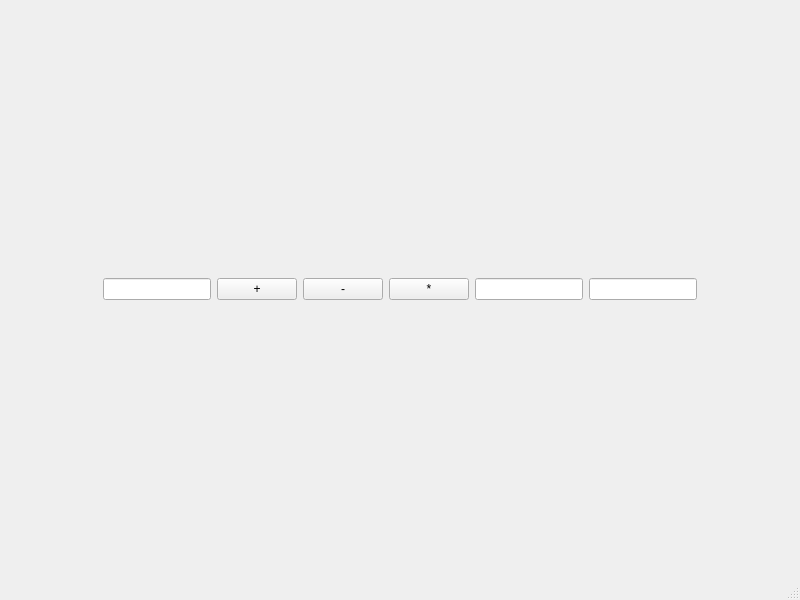
<?xml version="1.0" encoding="UTF-8"?>
<ui version="4.0">
 <class>MainWindow</class>
 <widget class="QMainWindow" name="MainWindow">
  <property name="geometry">
   <rect>
    <x>0</x>
    <y>0</y>
    <width>800</width>
    <height>600</height>
   </rect>
  </property>
  <property name="windowTitle">
   <string>MainWindow</string>
  </property>
  <widget class="QWidget" name="centralwidget">
   <layout class="QVBoxLayout" name="verticalLayout">
    <item>
     <spacer name="verticalSpacer_2">
      <property name="orientation">
       <enum>Qt::Vertical</enum>
      </property>
      <property name="sizeHint" stdset="0">
       <size>
        <width>20</width>
        <height>40</height>
       </size>
      </property>
     </spacer>
    </item>
    <item>
     <layout class="QHBoxLayout" name="horizontalLayout">
      <item>
       <spacer name="horizontalSpacer">
        <property name="orientation">
         <enum>Qt::Horizontal</enum>
        </property>
        <property name="sizeHint" stdset="0">
         <size>
          <width>40</width>
          <height>20</height>
         </size>
        </property>
       </spacer>
      </item>
      <item>
       <widget class="QLineEdit" name="lineEdit"/>
      </item>
      <item>
       <widget class="QPushButton" name="pushButton">
        <property name="text">
         <string>+</string>
        </property>
       </widget>
      </item>
      <item>
       <widget class="QPushButton" name="pushButton_2">
        <property name="text">
         <string>-</string>
        </property>
       </widget>
      </item>
      <item>
       <widget class="QPushButton" name="pushButton_3">
        <property name="text">
         <string>*</string>
        </property>
       </widget>
      </item>
      <item>
       <widget class="QLineEdit" name="lineEdit_2"/>
      </item>
      <item>
       <widget class="QLineEdit" name="lineEdit_3"/>
      </item>
      <item>
       <spacer name="horizontalSpacer_2">
        <property name="orientation">
         <enum>Qt::Horizontal</enum>
        </property>
        <property name="sizeHint" stdset="0">
         <size>
          <width>40</width>
          <height>20</height>
         </size>
        </property>
       </spacer>
      </item>
     </layout>
    </item>
    <item>
     <spacer name="verticalSpacer">
      <property name="orientation">
       <enum>Qt::Vertical</enum>
      </property>
      <property name="sizeHint" stdset="0">
       <size>
        <width>20</width>
        <height>40</height>
       </size>
      </property>
     </spacer>
    </item>
   </layout>
  </widget>
  <widget class="QMenuBar" name="menubar">
   <property name="geometry">
    <rect>
     <x>0</x>
     <y>0</y>
     <width>800</width>
     <height>26</height>
    </rect>
   </property>
  </widget>
  <widget class="QStatusBar" name="statusbar"/>
 </widget>
 <resources/>
 <connections/>
</ui>
